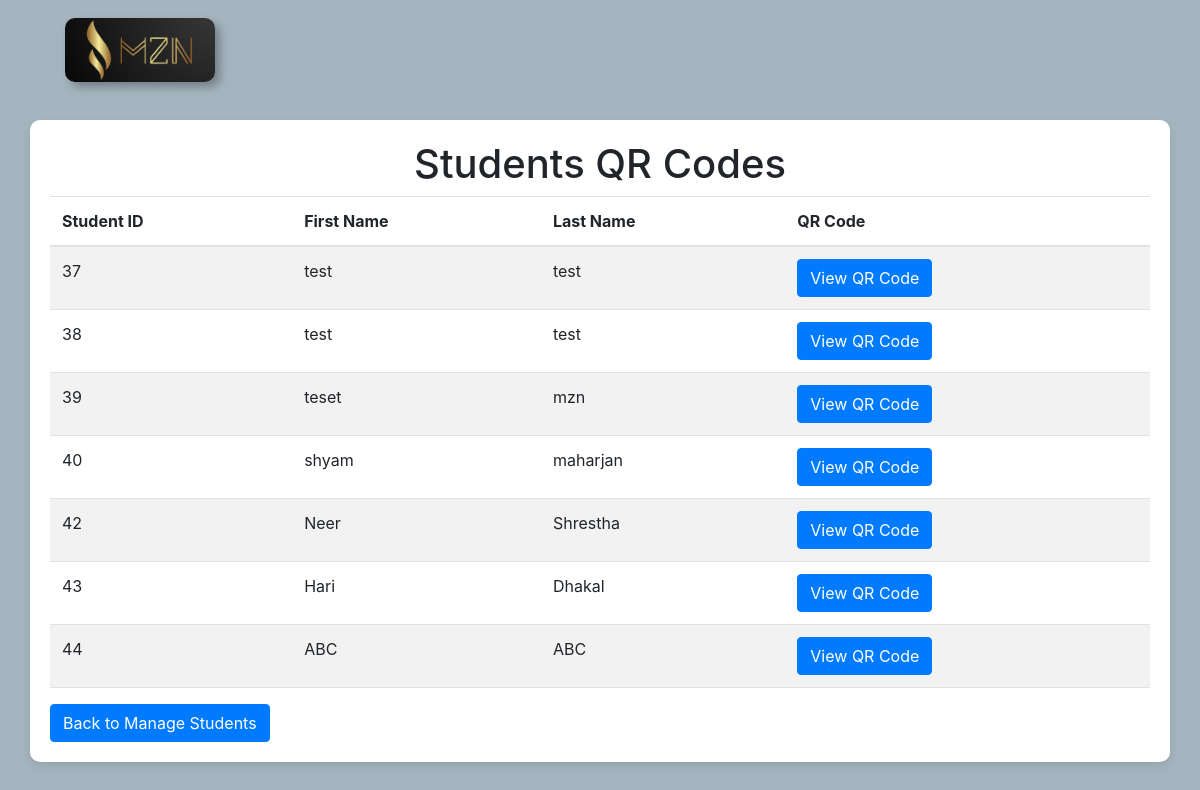
Screenshot of /admin/view_qr.php with the database file from the repository.
### tables this page shows
CREATE TABLE `student_details` (
  `sid` int NOT NULL,
  `first_name` varchar(100) NOT NULL,
  `last_name` varchar(100) NOT NULL,
  `address` text,
  `image` blob,
  `fathers_name` varchar(100) DEFAULT NULL,
  `mothers_name` varchar(100) DEFAULT NULL,
  `grade` varchar(50) DEFAULT NULL,
  `section` varchar(50) DEFAULT NULL,
  `gender` varchar(10) DEFAULT NULL,
  `dob` date NOT NULL,
  `mobileno` varchar(15) NOT NULL,
  `email` varchar(100) NOT NULL,
  `qr_code` varchar(255) DEFAULT NULL,
  `created_date` timestamp NULL DEFAULT CURRENT_TIMESTAMP
);

### admin/view_qr.php (the view, shortened to what this page needs)
<?php
$servername = "localhost";
$username = "root";
$password = "";
$dbname = "attendance_sys";
$conn = new mysqli($servername, $username, $password, $dbname);
$sql = "SELECT sid, first_name, last_name, qr_code FROM student_details";
$result = $conn->query($sql);
?>
<!DOCTYPE html>
<html lang="en">
<head>
    <link href="https://cdn.jsdelivr.net/npm/bootstrap@5.3.0-alpha3/dist/css/bootstrap.min.css" rel="stylesheet">
    <?php include './header.php' ?>
</head>
<body>
    <div class="brand-container">
        <a class="logo-brand" href="./dashboard.php">
            <img class="logo" src="./images/logo.png" alt="logo" />
        </a>
    </div>
    <div class="container">
        <h1 class="text-center">Students QR Codes</h1>
        <table class="table table-striped">
            <thead>
                <tr>
                    <th>Student ID</th>
                    <th>First Name</th>
                    <th>Last Name</th>
                    <th>QR Code</th>
                </tr>
            </thead>
            <tbody>
                <?php if ($result->num_rows > 0): ?>
                    <?php while ($row = $result->fetch_assoc()): ?>
                        <tr>
                            <td><?php echo htmlspecialchars($row['sid']); ?></td>
                            <td><?php echo htmlspecialchars($row['first_name']); ?></td>
                            <td><?php echo htmlspecialchars($row['last_name']); ?></td>
                            <td>
                                <?php if (!empty($row['qr_code'])): ?>
                                    <a href="./backend/show_qr.php?id=<?php echo htmlspecialchars($row['sid']); ?>"
                                        class="btn btn-primary">View QR Code</a>
                                <?php else: ?>
                                    No QR Code
                                <?php endif; ?>
                            </td>
                        </tr>
                    <?php endwhile; ?>
                <?php else: ?>
                    <tr>
                        <td colspan="4">No students found.</td>
                    </tr>
                <?php endif; ?>
            </tbody>
        </table>
        <a href="manage_students.php" class="btn btn-primary">Back to Manage Students</a>
    </div>
</body>
</html>

### static/css/style.css (style rules this page uses)
body { background-color: #a5b5bf; margin: 0; padding: 0; }
.brand-container { display: flex; justify-content: space-between; align-items: center; padding: 20px 65px; height: 100px; }
.logo-brand img { max-width: 150px; border-radius: 10px; transition: transform 0.3s ease-in-out, box-shadow 0.3s ease-in-out; box-shadow: 5px 5px 10px rgba(0, 0, 0, 0.3); }

### admin/view_qr.php (style rules this page uses)
body { background-color: #a5b5bf; }
.container { background-color: white; padding: 20px; border-radius: 10px; box-shadow: 0 4px 10px rgba(0, 0, 0, 0.1); margin-top: 20px; }

### rows the page displays
student_details: sid "37", first_name "test", last_name "test"
student_details: sid "38", first_name "test", last_name "test"
student_details: sid "39", first_name "teset", last_name "mzn"
student_details: sid "40", first_name "shyam", last_name "maharjan"
student_details: sid "42", first_name "Neer", last_name "Shrestha"
student_details: sid "43", first_name "Hari", last_name "Dhakal"
student_details: sid "44", first_name "ABC", last_name "ABC"
